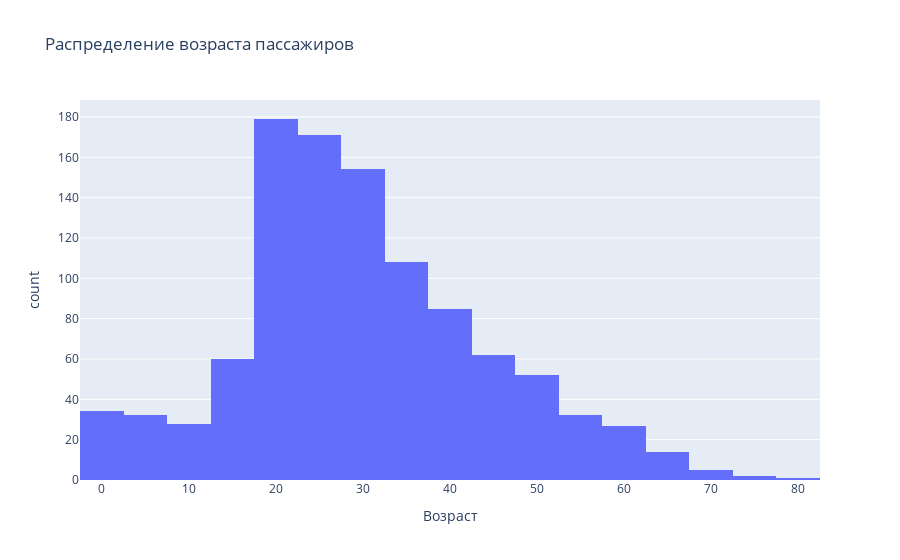

The notebook cell this image was saved under:
### Markdown cell above
Histogram

### Code cell
fig3 = px.histogram(combined_df, x='Age', nbins=30, 
                   title='Распределение возраста пассажиров',
                   labels={'Age': 'Возраст', 'count': 'Количество пассажиров'})
fig3.show()

### Figure 1 — Plotly figure (JSON) as saved in the notebook; plotly's stock layout.template omitted (floating-point values rounded to 4 significant figures; data arrays with more than 128 entries replaced by an {"elided": "..."} marker saying what was removed)
{"data": [{"bingroup": "x", "hovertemplate": "Возраст=%{x}<br>count=%{y}<extra></extra>", "legendgroup": "", "marker": {"color": "#636efa", "pattern": {"shape": ""}}, "name": "", "nbinsx": 30, "orientation": "v", "showlegend": false, "type": "histogram", "x": {"elided": "1309 float values"}, "xaxis": "x", "yaxis": "y"}], "layout": {"barmode": "relative", "legend": {"tracegroupgap": 0}, "title": {"text": "Распределение возраста пассажиров"}, "xaxis": {"anchor": "y", "domain": [0, 1], "title": {"text": "Возраст"}}, "yaxis": {"anchor": "x", "domain": [0, 1], "title": {"text": "count"}}}}
